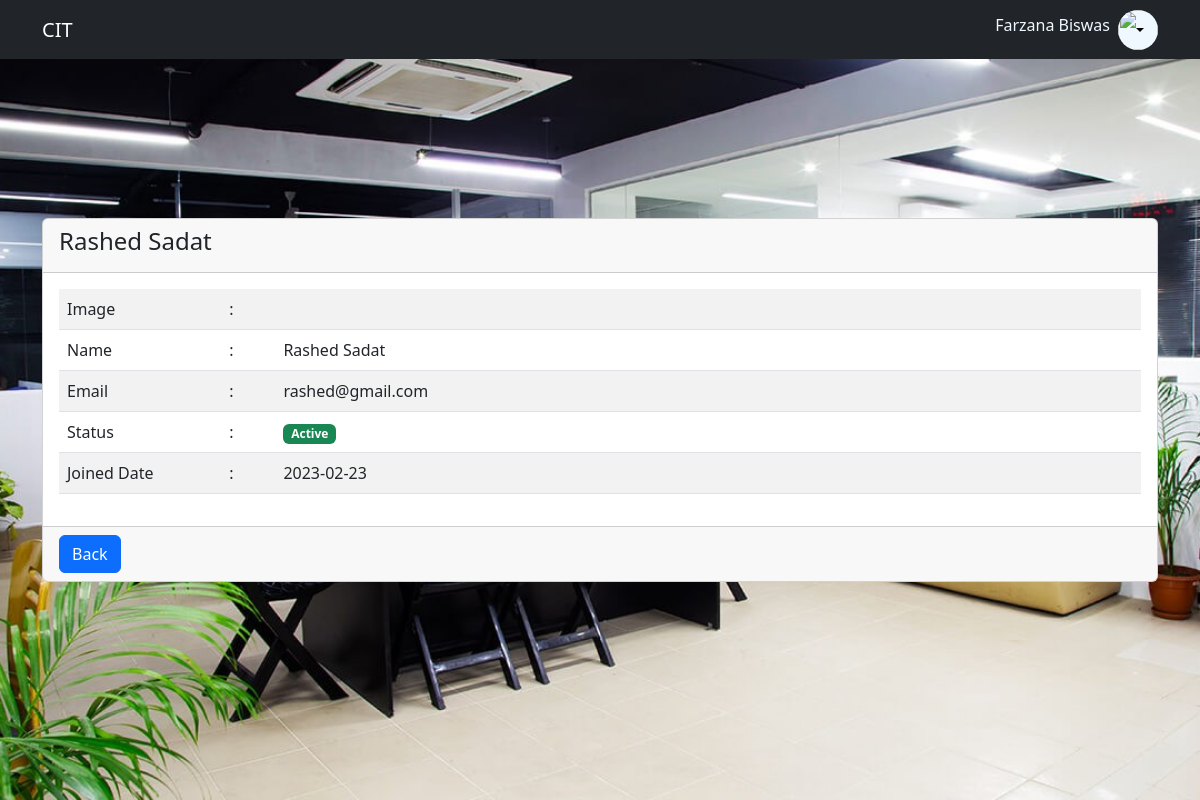
Screenshot of /single_user.php?vie=25 (signed in) with the database file from the repository.
### tables this page shows
CREATE TABLE `users` (
  `id` int NOT NULL,
  `name` varchar(30) NOT NULL,
  `email` varchar(50) NOT NULL,
  `password` varchar(100) NOT NULL,
  `avatar` varchar(100) NOT NULL,
  `status` tinyint(1) NOT NULL DEFAULT '1' COMMENT '1 = active, 2 = deactive',
  `created_at` date NOT NULL
);

### view/single_user.view.php (the view, shortened to what this page needs)
<?php
require_once('view/layouts/header.view.php');
?>
<section class="index_section">
    <div class="container">
        <div class="row justify-content-center">
            <div class="col-lg-12">
                <div class="index_card">
                    <div class="card" style="width:100%">
                        <div class="card-header">
                            <h4><?= $row['name'] ?></h4>
                        </div>
                        <div class="card-body">
                            <table class="table table-striped">
                                <tbody>
                                    <tr>
                                        <td style="width: 15%;">Image</td>
                                        <td style="width: 5%;">:</td>
                                        <td>
                                        </td>
                                    </tr>
                                    <tr>
                                        <td style="width: 15%;">Name</td>
                                        <td style="width: 5%;">:</td>
                                        <td><?= $row['name'] ?></td>
                                    </tr>
                                    <tr>
                                        <td style="width: 15%;">Email</td>
                                        <td style="width: 5%;">:</td>
                                        <td><?= $row['email'] ?></td>
                                    </tr>
                                    <tr>
                                        <td style="width: 15%;">Status</td>
                                        <td style="width: 5%;">:</td>
                                        <td>
                                            <span class="badge <?= ($row['status'] == 1) ? "bg-success" : " bg-dark" ?>">
                                                <?= ($row['status'] == 1) ? "Active" : "Deactive" ?>
                                            </span>
                                        </td>
                                    </tr>
                                    <tr>
                                        <td style="width: 15%;">Joined Date</td>
                                        <td style="width: 5%;">:</td>
                                        <td><?= $row['created_at'] ?></td>
                                    </tr>
                                </tbody>
                            </table>
                        </div>
                        <div class="card-footer">
                            <a href="users.php" class="btn btn-primary">Back</a>
                        </div>
                    </div>
                </div>
            </div>
        </div>
    </div>
</section>
<?php
require_once('view/layouts/footer.view.php');
?>

### asset/css/style.css (style rules this page uses)
.index_section { background-image: url(../images/01.jpg); background-position: center; background-size: cover; background-repeat: no-repeat; height: 100vh; position: absolute; top: 0; width: 100%; }
.index_card { height: 100vh; width: 100%; display: flex; justify-content: center; align-items: center; }

### rows the page displays
users: name "Rashed Sadat", email "rashed@gmail.com", created_at "2023-02-23"

### other values shown
$_SESSION['user']['name'] "Farzana Biswas"
